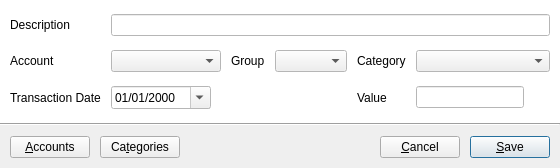
<?xml version="1.0" encoding="UTF-8"?>
<ui version="4.0">
 <class>InputExpenseTransaction</class>
 <widget class="QDialog" name="InputExpenseTransaction">
  <property name="geometry">
   <rect>
    <x>0</x>
    <y>0</y>
    <width>560</width>
    <height>168</height>
   </rect>
  </property>
  <property name="minimumSize">
   <size>
    <width>560</width>
    <height>0</height>
   </size>
  </property>
  <property name="windowTitle">
   <string>New Expense Transaction</string>
  </property>
  <layout class="QVBoxLayout" name="verticalLayout">
   <property name="spacing">
    <number>0</number>
   </property>
   <property name="leftMargin">
    <number>0</number>
   </property>
   <property name="topMargin">
    <number>0</number>
   </property>
   <property name="rightMargin">
    <number>0</number>
   </property>
   <property name="bottomMargin">
    <number>0</number>
   </property>
   <item>
    <widget class="QWidget" name="widget" native="true">
     <property name="sizePolicy">
      <sizepolicy hsizetype="Preferred" vsizetype="Expanding">
       <horstretch>0</horstretch>
       <verstretch>0</verstretch>
      </sizepolicy>
     </property>
     <property name="palette">
      <palette>
       <active>
        <colorrole role="Base">
         <brush brushstyle="SolidPattern">
          <color alpha="255">
           <red>255</red>
           <green>255</green>
           <blue>255</blue>
          </color>
         </brush>
        </colorrole>
        <colorrole role="Window">
         <brush brushstyle="SolidPattern">
          <color alpha="255">
           <red>255</red>
           <green>255</green>
           <blue>255</blue>
          </color>
         </brush>
        </colorrole>
       </active>
       <inactive>
        <colorrole role="Base">
         <brush brushstyle="SolidPattern">
          <color alpha="255">
           <red>255</red>
           <green>255</green>
           <blue>255</blue>
          </color>
         </brush>
        </colorrole>
        <colorrole role="Window">
         <brush brushstyle="SolidPattern">
          <color alpha="255">
           <red>255</red>
           <green>255</green>
           <blue>255</blue>
          </color>
         </brush>
        </colorrole>
       </inactive>
       <disabled>
        <colorrole role="Base">
         <brush brushstyle="SolidPattern">
          <color alpha="255">
           <red>255</red>
           <green>255</green>
           <blue>255</blue>
          </color>
         </brush>
        </colorrole>
        <colorrole role="Window">
         <brush brushstyle="SolidPattern">
          <color alpha="255">
           <red>255</red>
           <green>255</green>
           <blue>255</blue>
          </color>
         </brush>
        </colorrole>
       </disabled>
      </palette>
     </property>
     <property name="autoFillBackground">
      <bool>true</bool>
     </property>
     <layout class="QGridLayout" name="gridLayout">
      <property name="leftMargin">
       <number>10</number>
      </property>
      <property name="topMargin">
       <number>10</number>
      </property>
      <property name="rightMargin">
       <number>10</number>
      </property>
      <property name="bottomMargin">
       <number>10</number>
      </property>
      <property name="spacing">
       <number>10</number>
      </property>
      <item row="1" column="1" colspan="2">
       <widget class="QComboBox" name="cboAccount"/>
      </item>
      <item row="1" column="5">
       <widget class="QLabel" name="label">
        <property name="text">
         <string>Category</string>
        </property>
       </widget>
      </item>
      <item row="0" column="0">
       <widget class="QLabel" name="label_2">
        <property name="text">
         <string>Description</string>
        </property>
       </widget>
      </item>
      <item row="1" column="6" colspan="2">
       <widget class="QComboBox" name="cboCategory"/>
      </item>
      <item row="2" column="1">
       <widget class="QDateEdit" name="txtDate">
        <property name="minimumSize">
         <size>
          <width>100</width>
          <height>0</height>
         </size>
        </property>
        <property name="displayFormat">
         <string>dd/MM/yyyy</string>
        </property>
        <property name="calendarPopup">
         <bool>true</bool>
        </property>
       </widget>
      </item>
      <item row="2" column="7">
       <spacer name="horizontalSpacer_3">
        <property name="orientation">
         <enum>Qt::Horizontal</enum>
        </property>
        <property name="sizeHint" stdset="0">
         <size>
          <width>0</width>
          <height>0</height>
         </size>
        </property>
       </spacer>
      </item>
      <item row="1" column="0">
       <widget class="QLabel" name="label_5">
        <property name="text">
         <string>Account</string>
        </property>
       </widget>
      </item>
      <item row="2" column="0">
       <widget class="QLabel" name="label_3">
        <property name="text">
         <string>Transaction Date</string>
        </property>
       </widget>
      </item>
      <item row="1" column="3">
       <widget class="QLabel" name="label_6">
        <property name="text">
         <string>Group</string>
        </property>
       </widget>
      </item>
      <item row="0" column="1" colspan="7">
       <widget class="QLineEdit" name="txtDescription"/>
      </item>
      <item row="2" column="5">
       <widget class="QLabel" name="label_4">
        <property name="text">
         <string>Value</string>
        </property>
       </widget>
      </item>
      <item row="2" column="6">
       <widget class="QLineEdit" name="txtValue"/>
      </item>
      <item row="1" column="4">
       <widget class="QComboBox" name="cboGroup"/>
      </item>
      <item row="2" column="2" colspan="3">
       <spacer name="horizontalSpacer_2">
        <property name="orientation">
         <enum>Qt::Horizontal</enum>
        </property>
        <property name="sizeHint" stdset="0">
         <size>
          <width>0</width>
          <height>0</height>
         </size>
        </property>
       </spacer>
      </item>
     </layout>
    </widget>
   </item>
   <item>
    <widget class="Line" name="line">
     <property name="orientation">
      <enum>Qt::Horizontal</enum>
     </property>
    </widget>
   </item>
   <item>
    <layout class="QHBoxLayout" name="horizontalLayout">
     <property name="spacing">
      <number>10</number>
     </property>
     <property name="leftMargin">
      <number>10</number>
     </property>
     <property name="topMargin">
      <number>10</number>
     </property>
     <property name="rightMargin">
      <number>10</number>
     </property>
     <property name="bottomMargin">
      <number>10</number>
     </property>
     <item>
      <widget class="QPushButton" name="btnAccounts">
       <property name="text">
        <string>&amp;Accounts</string>
       </property>
      </widget>
     </item>
     <item>
      <widget class="QPushButton" name="btnCategories">
       <property name="text">
        <string>Ca&amp;tegories</string>
       </property>
      </widget>
     </item>
     <item>
      <spacer name="horizontalSpacer">
       <property name="orientation">
        <enum>Qt::Horizontal</enum>
       </property>
       <property name="sizeHint" stdset="0">
        <size>
         <width>40</width>
         <height>20</height>
        </size>
       </property>
      </spacer>
     </item>
     <item>
      <widget class="QPushButton" name="btnCancel">
       <property name="text">
        <string>&amp;Cancel</string>
       </property>
       <property name="icon">
        <iconset theme="gtk-cancel">
         <normaloff>.</normaloff>.</iconset>
       </property>
      </widget>
     </item>
     <item>
      <widget class="QPushButton" name="btnSave">
       <property name="text">
        <string>&amp;Save</string>
       </property>
       <property name="icon">
        <iconset theme="gtk-save">
         <normaloff>.</normaloff>.</iconset>
       </property>
       <property name="default">
        <bool>true</bool>
       </property>
      </widget>
     </item>
    </layout>
   </item>
  </layout>
 </widget>
 <tabstops>
  <tabstop>txtDescription</tabstop>
  <tabstop>cboAccount</tabstop>
  <tabstop>cboGroup</tabstop>
  <tabstop>cboCategory</tabstop>
  <tabstop>txtDate</tabstop>
  <tabstop>txtValue</tabstop>
  <tabstop>btnAccounts</tabstop>
  <tabstop>btnCategories</tabstop>
  <tabstop>btnCancel</tabstop>
  <tabstop>btnSave</tabstop>
 </tabstops>
 <resources/>
 <connections>
  <connection>
   <sender>btnCancel</sender>
   <signal>clicked()</signal>
   <receiver>InputExpenseTransaction</receiver>
   <slot>reject()</slot>
   <hints>
    <hint type="sourcelabel">
     <x>412</x>
     <y>143</y>
    </hint>
    <hint type="destinationlabel">
     <x>279</x>
     <y>83</y>
    </hint>
   </hints>
  </connection>
  <connection>
   <sender>btnSave</sender>
   <signal>clicked()</signal>
   <receiver>InputExpenseTransaction</receiver>
   <slot>accept()</slot>
   <hints>
    <hint type="sourcelabel">
     <x>507</x>
     <y>143</y>
    </hint>
    <hint type="destinationlabel">
     <x>279</x>
     <y>83</y>
    </hint>
   </hints>
  </connection>
 </connections>
</ui>
